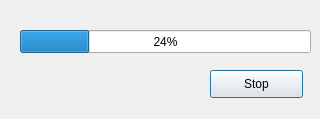
<?xml version="1.0" encoding="UTF-8"?>
<ui version="4.0">
 <class>Progress</class>
 <widget class="QDialog" name="Progress">
  <property name="windowModality">
   <enum>Qt::ApplicationModal</enum>
  </property>
  <property name="geometry">
   <rect>
    <x>0</x>
    <y>0</y>
    <width>320</width>
    <height>119</height>
   </rect>
  </property>
  <property name="windowTitle">
   <string>Plots in progress</string>
  </property>
  <property name="modal">
   <bool>false</bool>
  </property>
  <widget class="QProgressBar" name="progressBar">
   <property name="geometry">
    <rect>
     <x>20</x>
     <y>30</y>
     <width>291</width>
     <height>23</height>
    </rect>
   </property>
   <property name="value">
    <number>24</number>
   </property>
  </widget>
  <widget class="QPushButton" name="btnStop">
   <property name="geometry">
    <rect>
     <x>210</x>
     <y>70</y>
     <width>93</width>
     <height>28</height>
    </rect>
   </property>
   <property name="text">
    <string>Stop</string>
   </property>
  </widget>
 </widget>
 <resources/>
 <connections/>
</ui>
